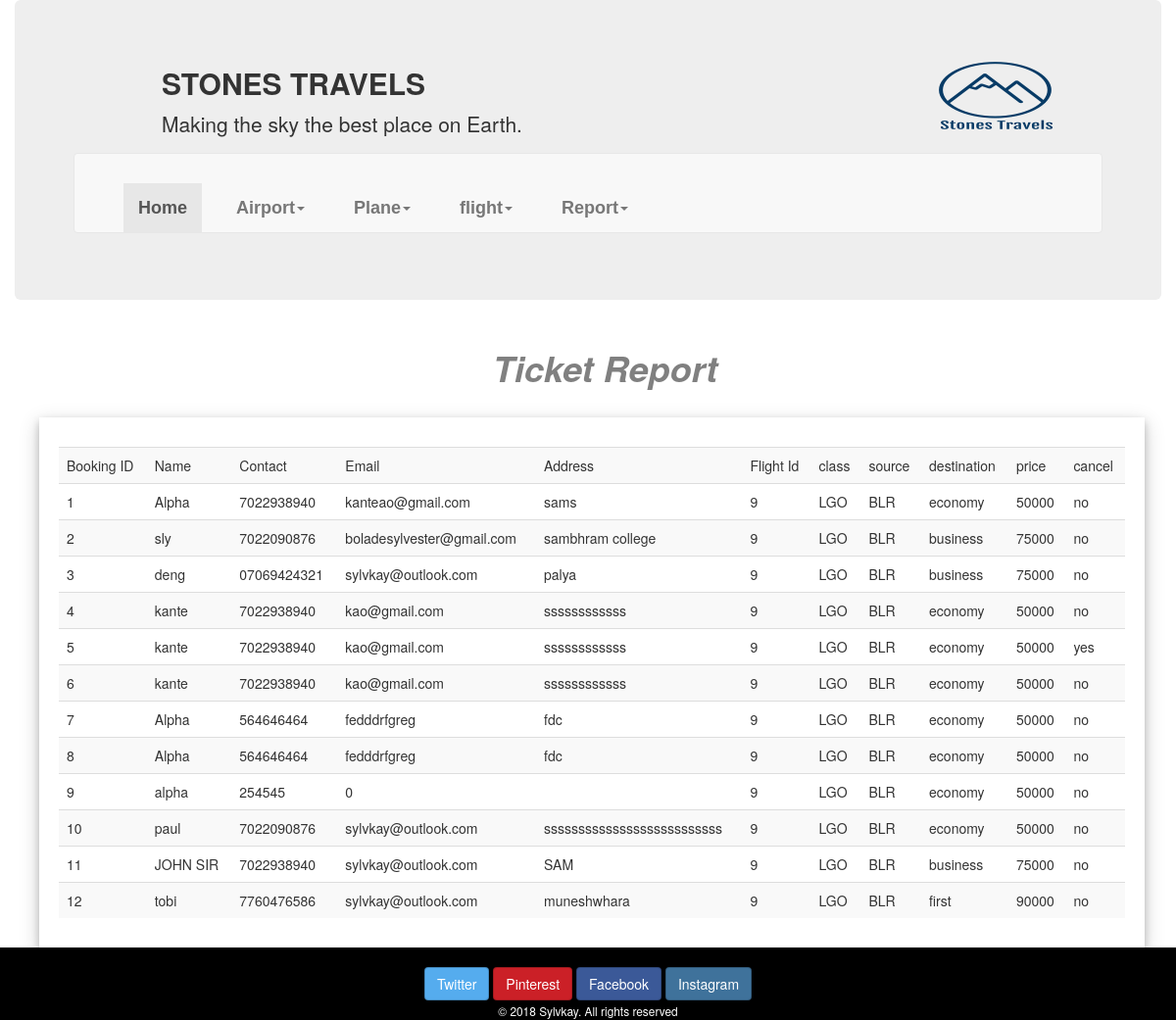
Page /rep_booking.php on the committed database.
### tables this page shows
CREATE TABLE `booking` (
  `booking_id` int(5) NOT NULL,
  `name` varchar(15) NOT NULL,
  `contact` varchar(50) NOT NULL,
  `email` varchar(30) NOT NULL,
  `address` varchar(30) NOT NULL,
  `flight_id` int(3) NOT NULL,
  `class` varchar(15) NOT NULL,
  `source` varchar(10) NOT NULL,
  `destination` varchar(10) NOT NULL,
  `price` bigint(12) NOT NULL,
  `cancel` varchar(7) NOT NULL DEFAULT 'no',
  `date` date NOT NULL
);

### rep_booking.php (the view, shortened to what this page needs)
<!DOCTYPE html>
<html>
<head>
	<link rel="stylesheet" type="text/css" href="bootstrap.min.css">
	<link rel="stylesheet" type="text/css" href="css/main.css">
  <link rel="stylesheet" type="text/css" href="css/bootstrap-social.css">
  <link rel="stylesheet" type="text/css" href="css/bootstrap-social.less">
  <link rel="stylesheet" type="text/css" href="css/font-awesome.css">
</head>
<body>
<?php
include_once("admin_header.php");
?>
<h1 style="text-align: left; color: grey; font-weight: bold;font-style: italic;padding-left: 35px; text-align: center;">Ticket Report</h1><br>
<div class="row">
		<div class="col-sm-11" style="padding-left: 20px;padding-right: 20px;box-shadow: 0 4px 8px rgba(0,0,0,0.2), 0 6px 20px 0 rgba(0,0,0,0.19);margin-left: 55px;padding-top: 30px;padding-bottom:10px;margin-right: 35px;">
			<?php
               $db=mysqli_connect('localhost','root','','airline');
               $query="SELECT * from booking";
               $result=mysqli_query($db,$query);
               if($result)
               {
            ?>
			<table class="table table-striped">
				<tr>
					<td>Booking ID</td>
					<td>Name</td>
					<td>Contact</td>
					<td>Email</td>
					<td>Address</td>
          <td>Flight Id</td>
          <td>class</td>
          <td>source</td>
          <td>destination</td>
          <td>price</td>
          <td>cancel</td>
               </tr>
			<?php
               while($rs=mysqli_fetch_assoc($result))
               {
            ?>
               <tr>
                <td><?php echo $rs['booking_id']?></td>
                <td><?php echo $rs['name']?></td>
                <td><?php echo $rs['contact']?></td>
                <td><?php echo $rs['email']?></td>
                <td><?php echo $rs['address']?></td>
                <td><?php echo $rs['flight_id']?></td>
                <td><?php echo $rs['class']?></td>
                <td><?php echo $rs['source']?></td>
                <td><?php echo $rs['destination']?></td>
                <td><?php echo $rs['price']?></td>
                <td><?php echo $rs['cancel']?></td>
               </tr>
            <?php
               }
            ?>
               </table>
           <?php
           }
           else
           {
			?>
<h1>The are no registered plane Yet</h1>
			<?php
           }
            ?>
		</div>
	</div>
  <footer>
    <div class="row" style="background-color: black;"><br>
    <div class="col-sm-12" style="color: white;">
       <center>
        <a href="https://www.Twitter.com/sylvkay111" type="button" class="btn btn-twitter" class="fa fa-twitter"> Twitter </a>
        <a href="https://www.Pinterest.com/boladesylvester" type="button" class="btn btn-pinterest" class="fa fa-pinterest"> Pinterest</a>
        <a href="https://www.Facebook.com/sylvkay" type="button" class="btn btn-facebook" class="fa fa-facebook"> Facebook </a>
        <a href="https://www.Instagram.com/sylvkay" type="button" class="btn btn-instagram" class="fa fa-instagram"> Instagram </a><br>
    </center>
      <center><small>&copy; 2018 Sylvkay. All rights reserved </small></center>
      </div>
    </div>
</footer>
</body>
</html>

### admin_header.php (shortened to what this page needs)
<div class="container-fluid">
<div class="jumbotron">
  <div class="row">
    <div class="col-sm-6">
        <h2 style="font-weight: bolder;padding-left: 90px;">STONES TRAVELS</h2>
        <p style="padding-left: 90px;">Making the sky the best place on Earth.</p>
    </div>
  <div class="col-sm-6">
    <img src="images/logo.png" style="height: 100px;width: 200px; float: right;z-index: 10;" class="img-circle img-responsive" alt="sylvester kay">
  </div>
  </div>
  <div class="row">
    <div class="col-sm-12">
  <nav class="navbar navbar-default">
  <div class="container-fluid">
    <div class="collapse navbar-collapse" id="bs-example-navbar-collapse-1">
      <ul class="nav navbar-nav">
        <li class="active"><a href="index.php">Home<span class="sr-only">(current)</span></a></li>
        <li class="dropdown">
          <a href="#" class="dropdown-toggle" data-toggle="dropdown" role="button" aria-haspopup="true" aria-expanded="false">Airport<span class="caret"></span></a>
        </li>
        <li class="dropdown">
          <a href="#" class="dropdown-toggle" data-toggle="dropdown" role="button" aria-haspopup="true" aria-expanded="false">Plane<span class="caret"></span></a>
        </li>
        <li class="dropdown">
          <a href="#" class="dropdown-toggle" data-toggle="dropdown" role="button" aria-haspopup="true" aria-expanded="false">flight<span class="caret"></span></a>
        </li>
        <li class="dropdown">
          <a href="#" class="dropdown-toggle" data-toggle="dropdown" role="button" aria-haspopup="true" aria-expanded="false">Report<span class="caret"></span></a>
        </li>
      </ul>
    </div>
  </div>
</nav>
</div>
</div>
</div>
</div>

### css/main.css (style rules this page uses)
div ul { float: right; }
ul li { display: inline-block; }
ul li a { font-family: arial; font-size: 18px; font-weight: bolder; margin-left: 20px; margin-top: 30px; }

### rows in the picture
booking: booking_id "1", name "Alpha", contact "7022938940", email "kanteao@gmail.com", address "sams", flight "9", class "LGO", source "BLR", destination "economy", price "50000", cancel "no"
booking: booking_id "2", name "sly", contact "7022090876", email "boladesylvester@gmail.com", address "sambhram college", flight "9", class "LGO", source "BLR", destination "business", price "75000", cancel "no"
booking: booking_id "3", name "deng", contact "07069424321", email "sylvkay@outlook.com", address "palya", flight "9", class "LGO", source "BLR", destination "business", price "75000", cancel "no"
booking: booking_id "4", name "kante", contact "7022938940", email "kao@gmail.com", address "ssssssssssss", flight "9", class "LGO", source "BLR", destination "economy", price "50000", cancel "no"
booking: booking_id "5", name "kante", contact "7022938940", email "kao@gmail.com", address "ssssssssssss", flight "9", class "LGO", source "BLR", destination "economy", price "50000", cancel "yes"
booking: booking_id "6", name "kante", contact "7022938940", email "kao@gmail.com", address "ssssssssssss", flight "9", class "LGO", source "BLR", destination "economy", price "50000", cancel "no"
booking: booking_id "7", name "Alpha", contact "564646464", email "fedddrfgreg", address "fdc", flight "9", class "LGO", source "BLR", destination "economy", price "50000", cancel "no"
booking: booking_id "8", name "Alpha", contact "564646464", email "fedddrfgreg", address "fdc", flight "9", class "LGO", source "BLR", destination "economy", price "50000", cancel "no"
booking: booking_id "9", name "alpha", contact "254545", email "0", flight "9", class "LGO", source "BLR", destination "economy", price "50000", cancel "no"
booking: booking_id "10", name "paul", contact "7022090876", email "sylvkay@outlook.com", address "ssssssssssssssssssssssssss", flight "9", class "LGO", source "BLR", destination "economy", price "50000", cancel "no"
booking: booking_id "11", name "JOHN SIR", contact "7022938940", email "sylvkay@outlook.com", address "SAM", flight "9", class "LGO", source "BLR", destination "business", price "75000", cancel "no"
booking: booking_id "12", name "tobi", contact "7760476586", email "sylvkay@outlook.com", address "muneshwhara", flight "9", class "LGO", source "BLR", destination "first", price "90000", cancel "no"
